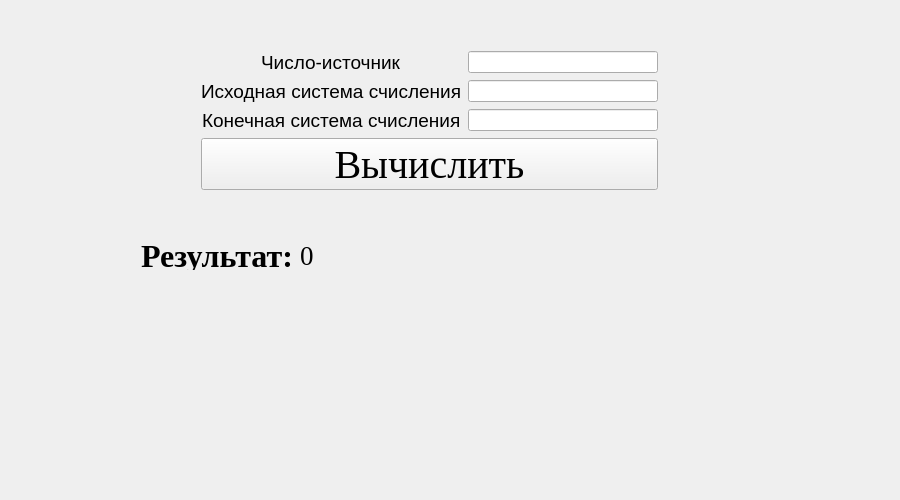
<?xml version="1.0" encoding="UTF-8"?>
<ui version="4.0">
 <class>MainWindow</class>
 <widget class="QMainWindow" name="MainWindow">
  <property name="enabled">
   <bool>true</bool>
  </property>
  <property name="geometry">
   <rect>
    <x>0</x>
    <y>0</y>
    <width>900</width>
    <height>500</height>
   </rect>
  </property>
  <property name="sizePolicy">
   <sizepolicy hsizetype="Preferred" vsizetype="Preferred">
    <horstretch>0</horstretch>
    <verstretch>0</verstretch>
   </sizepolicy>
  </property>
  <property name="minimumSize">
   <size>
    <width>900</width>
    <height>500</height>
   </size>
  </property>
  <property name="maximumSize">
   <size>
    <width>900</width>
    <height>500</height>
   </size>
  </property>
  <property name="contextMenuPolicy">
   <enum>Qt::DefaultContextMenu</enum>
  </property>
  <property name="windowTitle">
   <string>Transfer</string>
  </property>
  <widget class="QWidget" name="centralWidget">
   <widget class="QWidget" name="formLayoutWidget">
    <property name="geometry">
     <rect>
      <x>130</x>
      <y>230</y>
      <width>731</width>
      <height>51</height>
     </rect>
    </property>
    <layout class="QFormLayout" name="formLayout">
     <item row="0" column="0">
      <widget class="QLabel" name="label_result">
       <property name="font">
        <font>
         <family>Times New Roman</family>
         <pointsize>24</pointsize>
         <weight>75</weight>
         <bold>true</bold>
        </font>
       </property>
       <property name="text">
        <string>Результат:</string>
       </property>
      </widget>
     </item>
     <item row="0" column="1">
      <widget class="QLabel" name="label_final">
       <property name="enabled">
        <bool>true</bool>
       </property>
       <property name="sizePolicy">
        <sizepolicy hsizetype="Ignored" vsizetype="Fixed">
         <horstretch>0</horstretch>
         <verstretch>0</verstretch>
        </sizepolicy>
       </property>
       <property name="maximumSize">
        <size>
         <width>16777215</width>
         <height>16777215</height>
        </size>
       </property>
       <property name="font">
        <font>
         <family>Times New Roman</family>
         <pointsize>20</pointsize>
         <weight>50</weight>
         <bold>false</bold>
         <strikeout>false</strikeout>
        </font>
       </property>
       <property name="autoFillBackground">
        <bool>false</bool>
       </property>
       <property name="lineWidth">
        <number>1</number>
       </property>
       <property name="text">
        <string>0</string>
       </property>
      </widget>
     </item>
    </layout>
   </widget>
   <widget class="QWidget" name="layoutWidget">
    <property name="geometry">
     <rect>
      <x>190</x>
      <y>40</y>
      <width>479</width>
      <height>161</height>
     </rect>
    </property>
    <layout class="QFormLayout" name="formLayout_2">
     <property name="sizeConstraint">
      <enum>QLayout::SetNoConstraint</enum>
     </property>
     <property name="fieldGrowthPolicy">
      <enum>QFormLayout::AllNonFixedFieldsGrow</enum>
     </property>
     <property name="rowWrapPolicy">
      <enum>QFormLayout::WrapLongRows</enum>
     </property>
     <property name="labelAlignment">
      <set>Qt::AlignCenter</set>
     </property>
     <item row="0" column="0">
      <widget class="QLabel" name="source_num">
       <property name="font">
        <font>
         <pointsize>14</pointsize>
        </font>
       </property>
       <property name="text">
        <string>Число-источник</string>
       </property>
      </widget>
     </item>
     <item row="1" column="0">
      <widget class="QLabel" name="label_sourceSS">
       <property name="font">
        <font>
         <pointsize>14</pointsize>
        </font>
       </property>
       <property name="text">
        <string>Исходная система счисления</string>
       </property>
      </widget>
     </item>
     <item row="3" column="0">
      <widget class="QLabel" name="label_final_ss">
       <property name="font">
        <font>
         <pointsize>14</pointsize>
        </font>
       </property>
       <property name="text">
        <string>Конечная система счисления</string>
       </property>
      </widget>
     </item>
     <item row="0" column="1">
      <widget class="QLineEdit" name="line_sourceNum">
       <property name="maxLength">
        <number>10</number>
       </property>
       <property name="frame">
        <bool>true</bool>
       </property>
      </widget>
     </item>
     <item row="1" column="1">
      <widget class="QLineEdit" name="linesource_SS">
       <property name="maxLength">
        <number>2</number>
       </property>
      </widget>
     </item>
     <item row="3" column="1">
      <widget class="QLineEdit" name="linefinal_SS">
       <property name="maxLength">
        <number>2</number>
       </property>
      </widget>
     </item>
     <item row="4" column="0" colspan="2">
      <widget class="QPushButton" name="btn_calculate">
       <property name="font">
        <font>
         <family>Times New Roman</family>
         <pointsize>30</pointsize>
        </font>
       </property>
       <property name="text">
        <string>Вычислить</string>
       </property>
      </widget>
     </item>
    </layout>
   </widget>
  </widget>
 </widget>
 <layoutdefault spacing="6" margin="11"/>
 <resources/>
 <connections/>
</ui>
